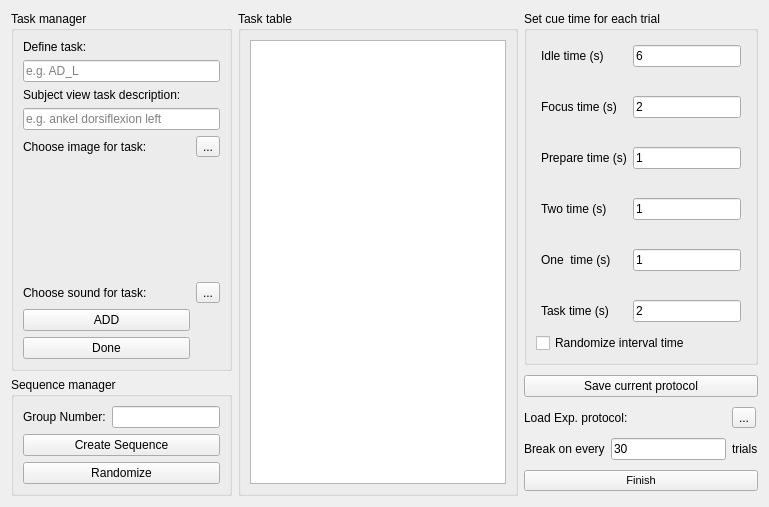
      <widget class="QWidget" name="tab_experimental_protocol">
       <attribute name="title">
        <string>Experimental Protocol</string>
       </attribute>
       <layout class="QGridLayout" name="gridLayout_7">
        <item row="0" column="1" rowspan="3">
         <widget class="QGroupBox" name="groupBox_task_table">
          <property name="title">
           <string>Task table</string>
          </property>
          <layout class="QGridLayout" name="gridLayout_4">
           <item row="0" column="0">
            <widget class="QTableWidget" name="tableWidget_tasks">
             <property name="wordWrap">
              <bool>false</bool>
             </property>
             <attribute name="horizontalHeaderCascadingSectionResizes">
              <bool>true</bool>
             </attribute>
            </widget>
           </item>
          </layout>
         </widget>
        </item>
        <item row="1" column="2" rowspan="2">
         <layout class="QGridLayout" name="gridLayout_6">
          <item row="0" column="0" colspan="3">
           <widget class="QPushButton" name="pushButton_save_protocol">
            <property name="text">
             <string>Save current protocol</string>
            </property>
           </widget>
          </item>
          <item row="1" column="0" colspan="2">
           <widget class="QLabel" name="label_load_protocol">
            <property name="text">
             <string>Load Exp. protocol:</string>
            </property>
           </widget>
          </item>
          <item row="1" column="2">
           <widget class="QToolButton" name="toolButton_load_protocol">
            <property name="text">
             <string>...</string>
            </property>
           </widget>
          </item>
          <item row="2" column="0">
           <widget class="QLabel" name="label">
            <property name="text">
             <string>Break on every</string>
            </property>
           </widget>
          </item>
          <item row="2" column="1">
           <widget class="QLineEdit" name="lineEdit_break_trial_number">
            <property name="text">
             <string>30</string>
            </property>
           </widget>
          </item>
          <item row="2" column="2">
           <widget class="QLabel" name="label_2">
            <property name="text">
             <string>trials</string>
            </property>
           </widget>
          </item>
          <item row="3" column="0" colspan="3">
           <widget class="QPushButton" name="pushButton_experimental_protocol_finish">
            <property name="font">
             <font>
              <pointsize>8</pointsize>
             </font>
            </property>
            <property name="toolTip">
             <string>click to finish experimental protocal design</string>
            </property>
            <property name="text">
             <string>Finish</string>
            </property>
           </widget>
          </item>
         </layout>
        </item>
        <item row="0" column="2">
         <widget class="QGroupBox" name="groupBox_set_cue_time_for_each_trial">
          <property name="title">
           <string>Set cue time for each trial</string>
          </property>
          <layout class="QGridLayout" name="gridLayout_5">
           <item row="0" column="0">
            <layout class="QFormLayout" name="formLayout_cue_time">
             <property name="labelAlignment">
              <set>Qt::AlignLeading|Qt::AlignLeft|Qt::AlignTop</set>
             </property>
             <property name="verticalSpacing">
              <number>29</number>
             </property>
             <property name="leftMargin">
              <number>5</number>
             </property>
             <property name="topMargin">
              <number>5</number>
             </property>
             <property name="rightMargin">
              <number>5</number>
             </property>
             <property name="bottomMargin">
              <number>5</number>
             </property>
             <item row="0" column="0">
              <widget class="QLabel" name="idleTimeLabel">
               <property name="text">
                <string>Idle time (s)</string>
               </property>
              </widget>
             </item>
             <item row="0" column="1">
              <widget class="QLineEdit" name="idleTimeLineEdit">
               <property name="text">
                <string>6</string>
               </property>
              </widget>
             </item>
             <item row="1" column="0">
              <widget class="QLabel" name="focusTimeLabel">
               <property name="text">
                <string>Focus time (s)</string>
               </property>
              </widget>
             </item>
             <item row="1" column="1">
              <widget class="QLineEdit" name="focusTimeLineEdit">
               <property name="text">
                <string>2</string>
               </property>
              </widget>
             </item>
             <item row="2" column="0">
              <widget class="QLabel" name="prepareTimeLabel">
               <property name="text">
                <string>Prepare time (s)</string>
               </property>
              </widget>
             </item>
             <item row="2" column="1">
              <widget class="QLineEdit" name="prepareTimeLineEdit">
               <property name="text">
                <string>1</string>
               </property>
              </widget>
             </item>
             <item row="3" column="0">
              <widget class="QLabel" name="twoTimeLabel">
               <property name="text">
                <string>Two time (s)</string>
               </property>
              </widget>
             </item>
             <item row="3" column="1">
              <widget class="QLineEdit" name="twoTimeLineEdit">
               <property name="text">
                <string>1</string>
               </property>
              </widget>
             </item>
             <item row="4" column="0">
              <widget class="QLabel" name="oneTimeLabel">
               <property name="text">
                <string>One  time (s)</string>
               </property>
              </widget>
             </item>
             <item row="4" column="1">
              <widget class="QLineEdit" name="oneTimeLineEdit">
               <property name="text">
                <string>1</string>
               </property>
              </widget>
             </item>
             <item row="5" column="0">
              <widget class="QLabel" name="taskTimeLabel">
               <property name="text">
                <string>Task time (s)</string>
               </property>
              </widget>
             </item>
             <item row="5" column="1">
              <widget class="QLineEdit" name="taskTimeLineEdit">
               <property name="text">
                <string>2</string>
               </property>
              </widget>
             </item>
            </layout>
           </item>
           <item row="1" column="0">
            <widget class="QCheckBox" name="checkBox_randomize_interval_time">
             <property name="toolTip">
              <string>randomize idle time between 2s amd 6s</string>
             </property>
             <property name="text">
              <string>Randomize interval time</string>
             </property>
            </widget>
           </item>
          </layout>
         </widget>
        </item>
        <item row="2" column="0">
         <widget class="QGroupBox" name="groupBox_sequence_manager">
          <property name="title">
           <string>Sequence manager</string>
          </property>
          <layout class="QGridLayout" name="gridLayout_3">
           <item row="0" column="0">
            <widget class="QLabel" name="label_group_number">
             <property name="toolTip">
              <string>the number of tasks for each class</string>
             </property>
             <property name="text">
              <string>Group Number:</string>
             </property>
            </widget>
           </item>
           <item row="0" column="1">
            <widget class="QLineEdit" name="lineEdit_group_number"/>
           </item>
           <item row="1" column="0" colspan="2">
            <widget class="QPushButton" name="pushButton_create_sequence">
             <property name="toolTip">
              <string>add all tasks to task table</string>
             </property>
             <property name="text">
              <string>Create Sequence</string>
             </property>
            </widget>
           </item>
           <item row="2" column="0" colspan="2">
            <widget class="QPushButton" name="pushButton_randomize">
             <property name="toolTip">
              <string>randomize tasks</string>
             </property>
             <property name="text">
              <string>Randomize</string>
             </property>
            </widget>
           </item>
          </layout>
         </widget>
        </item>
        <item row="0" column="0" rowspan="2">
         <widget class="QGroupBox" name="groupBox_task_manager">
          <property name="title">
           <string>Task manager</string>
          </property>
          <layout class="QGridLayout" name="gridLayout_8">
           <item row="0" column="0">
            <widget class="QLabel" name="label_define_task">
             <property name="sizePolicy">
              <sizepolicy hsizetype="Preferred" vsizetype="Fixed">
               <horstretch>0</horstretch>
               <verstretch>0</verstretch>
              </sizepolicy>
             </property>
             <property name="text">
              <string>Define task:</string>
             </property>
            </widget>
           </item>
           <item row="1" column="0" colspan="2">
            <widget class="QLineEdit" name="lineEdit_define_task">
             <property name="placeholderText">
              <string>e.g. AD_L</string>
             </property>
            </widget>
           </item>
           <item row="2" column="0" colspan="2">
            <widget class="QLabel" name="label_subject_view_task_description">
             <property name="sizePolicy">
              <sizepolicy hsizetype="Preferred" vsizetype="Fixed">
               <horstretch>0</horstretch>
               <verstretch>0</verstretch>
              </sizepolicy>
             </property>
             <property name="text">
              <string>Subject view task description:</string>
             </property>
            </widget>
           </item>
           <item row="3" column="0" colspan="2">
            <widget class="QLineEdit" name="lineEdit_subject_view_description">
             <property name="placeholderText">
              <string>e.g. ankel dorsiflexion left</string>
             </property>
            </widget>
           </item>
           <item row="4" column="0">
            <widget class="QLabel" name="label_choose_image_for_task">
             <property name="sizePolicy">
              <sizepolicy hsizetype="Minimum" vsizetype="Minimum">
               <horstretch>0</horstretch>
               <verstretch>0</verstretch>
              </sizepolicy>
             </property>
             <property name="text">
              <string>Choose image for task:</string>
             </property>
            </widget>
           </item>
           <item row="4" column="1">
            <widget class="QToolButton" name="toolButton_choose_image_task">
             <property name="text">
              <string>...</string>
             </property>
            </widget>
           </item>
           <item row="5" column="0">
            <widget class="QLabel" name="label_task_instruction_image">
             <property name="text">
              <string/>
             </property>
             <property name="pixmap">
              <pixmap>../../../../Users/WILLS/.designer/icon/blank.jpg</pixmap>
             </property>
             <property name="scaledContents">
              <bool>true</bool>
             </property>
            </widget>
           </item>
           <item row="6" column="0">
            <widget class="QLabel" name="label_choose_sound_for_task">
             <property name="text">
              <string>Choose sound for task:</string>
             </property>
            </widget>
           </item>
           <item row="6" column="1">
            <widget class="QToolButton" name="toolButton_choose_sound_task">
             <property name="text">
              <string>...</string>
             </property>
            </widget>
           </item>
           <item row="7" column="0">
            <widget class="QPushButton" name="pushButton_define_task_add">
             <property name="toolTip">
              <string>add a task class, be sure to click done when all task classes are added</string>
             </property>
             <property name="text">
              <string>ADD</string>
             </property>
            </widget>
           </item>
           <item row="8" column="0">
            <widget class="QPushButton" name="pushButton_define_task_done">
             <property name="toolTip">
              <string>click this to finish task class adding</string>
             </property>
             <property name="text">
              <string>Done</string>
             </property>
            </widget>
           </item>
          </layout>
         </widget>
        </item>
       </layout>
      </widget>
